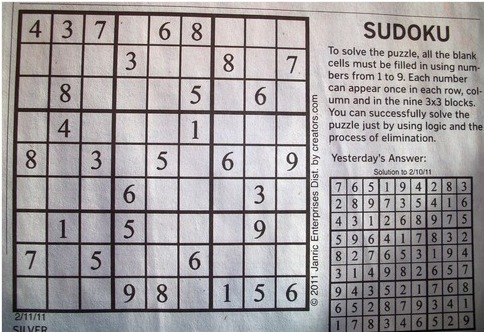
#> input picture sample/image1.jpg, 484 x 332 px
$ python -i sudoku.py   (imports and definitions only)   (Python 2 division)
#> lines starting #> are read from the running program, lines starting #| are printed output that depends on the picture; after the words box and inside, x2 and y2 are one past the last pixel; in counts of white or black regions, pixels touching at a corner belong together
#> further down, picture is the input picture: shape (332, 484, 3); mean B, G, R 158.8, 157, 161.4
import cv2
import sys
import numpy as np
import sudoku_solver
import operator

#######   training part    ###############
sudoku = np.zeros((9,9))
model = cv2.ml.KNearest_create()
# [7 lines not run here, left out]

####### sudoku extraction part ###########
# [41 lines left out: functions check_square, check_for_font, ocr_start, not called in this run]


def distance(a, b):
		return np.sqrt( ((a[0] - b[0]) **2) + ((a[1] - b[1]) **2) )

def extract_contour(image):
		contours, h = cv2.findContours(image, cv2.RETR_TREE, cv2.CHAIN_APPROX_SIMPLE)
		return contours

def CutoutMaxContour(image):
        contours = extract_contour(image)
        return getContourCorners(max(contours, key=cv2.contourArea))

# [18 lines left out: functions getContourCorners, Linear_transform_image, not called in this run]


def preprocess(image):

	image = cv2.cvtColor(image, cv2.COLOR_BGR2GRAY)


	kernel = cv2.getStructuringElement(cv2.MORPH_ELLIPSE, (2, 2))
	image = cv2.morphologyEx(image, cv2.MORPH_CLOSE, kernel)
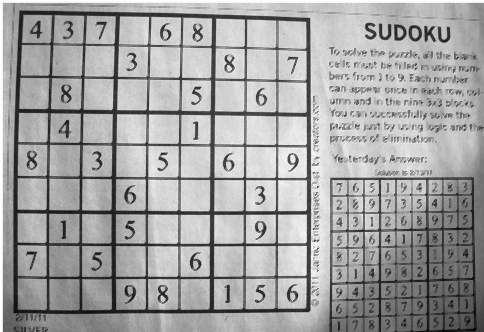
#> image: shape (332, 484); min 4, max 255, mean 163.4

	blur=len(image)/100
#> blur = 3
	blur = blur+(blur+1)%2;
	image = cv2.GaussianBlur(image,(blur,blur), 0)
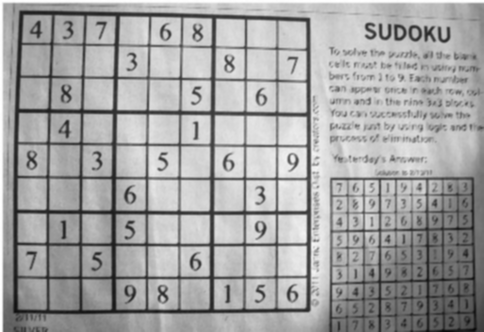
#> image: shape (332, 484); min 8, max 255, mean 163.4

	image = 255 - cv2.adaptiveThreshold(image, 255, cv2.ADAPTIVE_THRESH_MEAN_C,
                                    cv2.THRESH_BINARY, 17, 5)
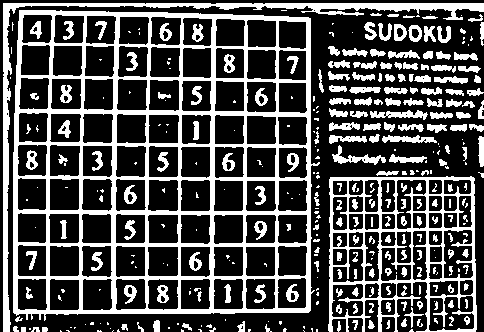
#> image: shape (332, 484); 30.3% white; 363 white regions (160 under 20 px), largest, box (x1, y1, x2, y2) and area: (13, 10, 320, 321) 22690, (328, 176, 477, 332) 6253, (3, 3, 484, 332) 4588

	return image


# [16 lines left out: function main, not called in this run]


# [2 lines not run here, left out]

>>> import cv2
>>> picture = cv2.imread('sample/image1.jpg')
>>> result = preprocess(picture)

$ run again, on sample/image10.jpg
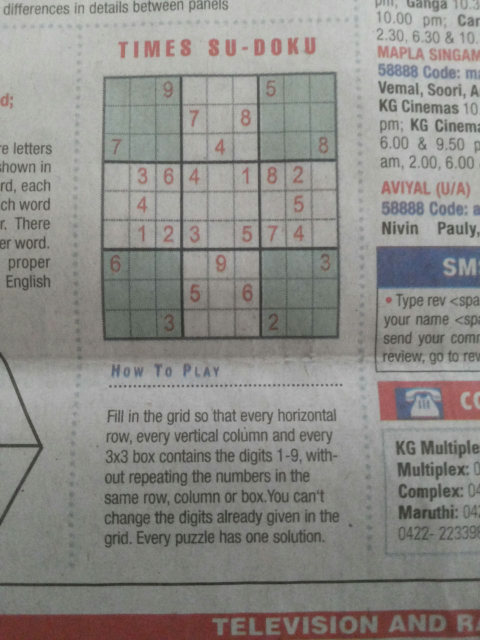
#> input picture sample/image10.jpg, 960 x 1280 px (shown at 1/2 size)
#> picture is the input picture: shape (1280, 960, 3); mean B, G, R 135.6, 139.4, 140.8
#> in preprocess, `image = cv2.cvtColor(image, cv2.COLOR_BGR2GRAY)`:
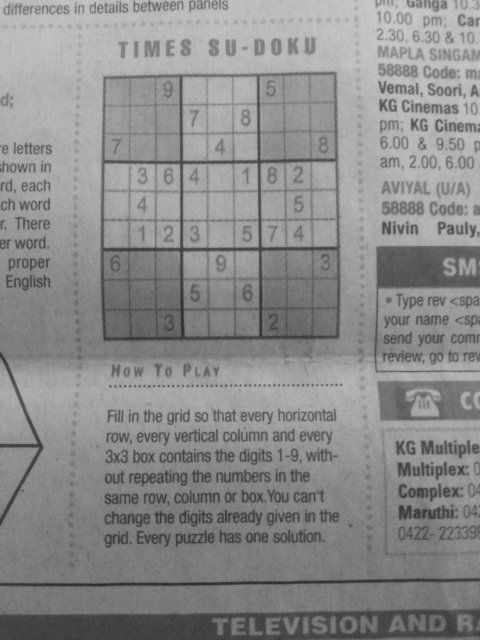
#> image: shape (1280, 960) (shown at 1/2 size); min 38, max 207, mean 139.4
#> in preprocess, `blur=len(image)/100`: blur = 12
#> in preprocess, `blur = blur+(blur+1)%2;`: blur = 13
#> in preprocess, `image = 255 - cv2.adaptiveThreshold(image, 255, cv2.ADAPTIVE_THRESH_ME..`:
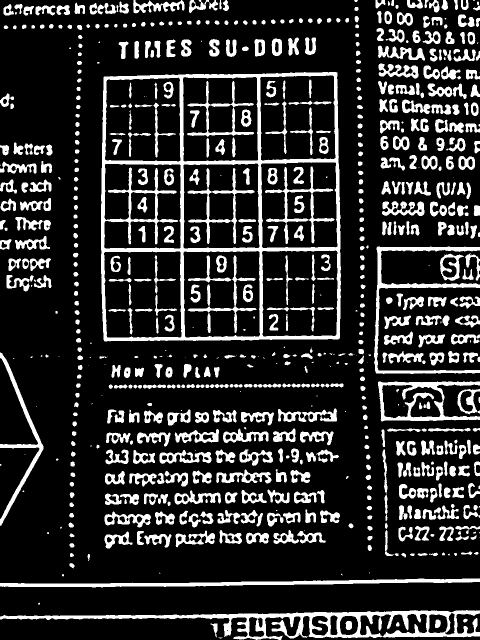
#> image: shape (1280, 960) (shown at 1/2 size); 18.3% white; 720 white regions (97 under 20 px), largest, box (x1, y1, x2, y2) and area: (202, 144, 682, 683) 31363, (0, 1220, 960, 1280) 15360, (0, 1157, 960, 1175) 6932

$ run again, on sample/image11.jpg
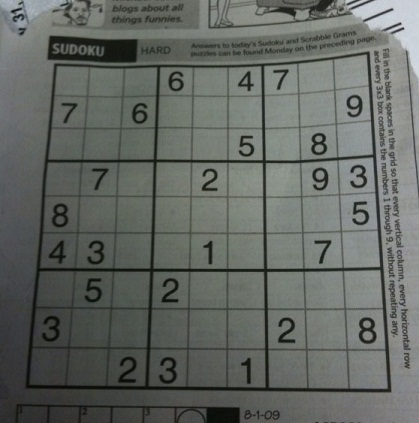
#> input picture sample/image11.jpg, 419 x 423 px
#> picture is the input picture: shape (423, 419, 3); mean B, G, R 98.9, 103.6, 99.4
#> in preprocess, `image = cv2.morphologyEx(image, cv2.MORPH_CLOSE, kernel)`:
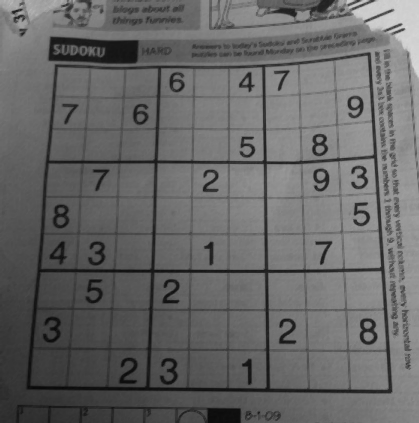
#> image: shape (423, 419); min 9, max 217, mean 102.6
#> in preprocess, `blur=len(image)/100`: blur = 4
#> in preprocess, `blur = blur+(blur+1)%2;`: blur = 5
#> in preprocess, `image = 255 - cv2.adaptiveThreshold(image, 255, cv2.ADAPTIVE_THRESH_ME..`:
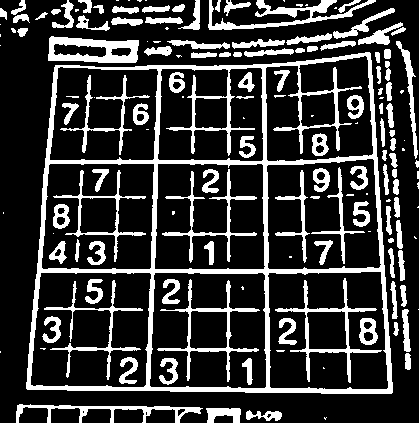
#> image: shape (423, 419); 21.9% white; 153 white regions (46 under 20 px), largest, box (x1, y1, x2, y2) and area: (26, 52, 393, 394) 13596, (48, 36, 139, 63) 1440, (208, 0, 376, 30) 1365

$ run again, on sample/image12.jpg
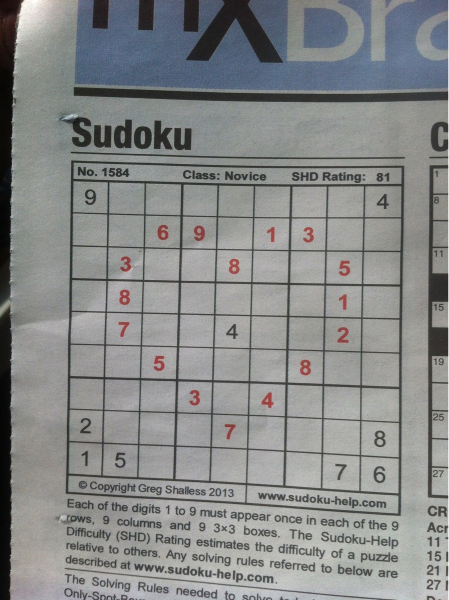
#> input picture sample/image12.jpg, 897 x 1200 px (shown at 1/2 size)
#> picture is the input picture: shape (1200, 897, 3); mean B, G, R 136.6, 136.6, 134.9
#> in preprocess, `image = cv2.morphologyEx(image, cv2.MORPH_CLOSE, kernel)`:
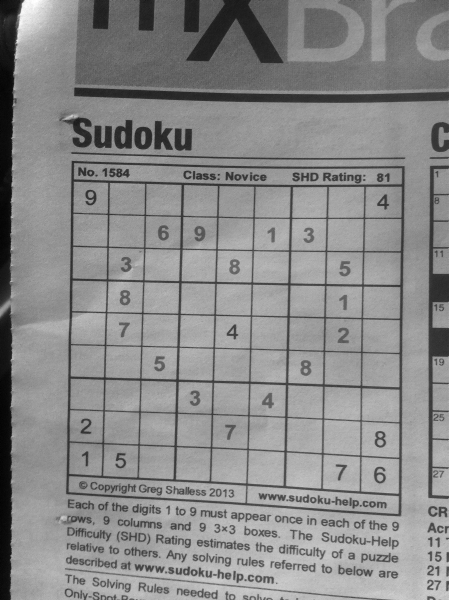
#> image: shape (1200, 897) (shown at 1/2 size); min 1, max 255, mean 138
#> in preprocess, `blur=len(image)/100`: blur = 12
#> in preprocess, `blur = blur+(blur+1)%2;`: blur = 13
#> in preprocess, `image = 255 - cv2.adaptiveThreshold(image, 255, cv2.ADAPTIVE_THRESH_ME..`:
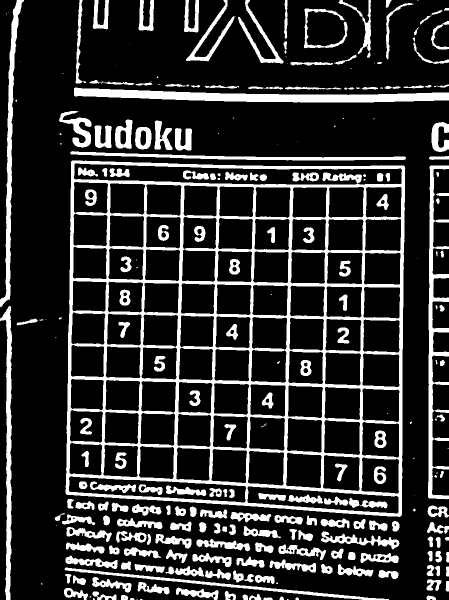
#> image: shape (1200, 897) (shown at 1/2 size); 19.5% white; 269 white regions (64 under 20 px), largest, box (x1, y1, x2, y2) and area: (131, 321, 811, 1034) 85769, (148, 175, 897, 205) 11951, (856, 331, 897, 999) 7874
